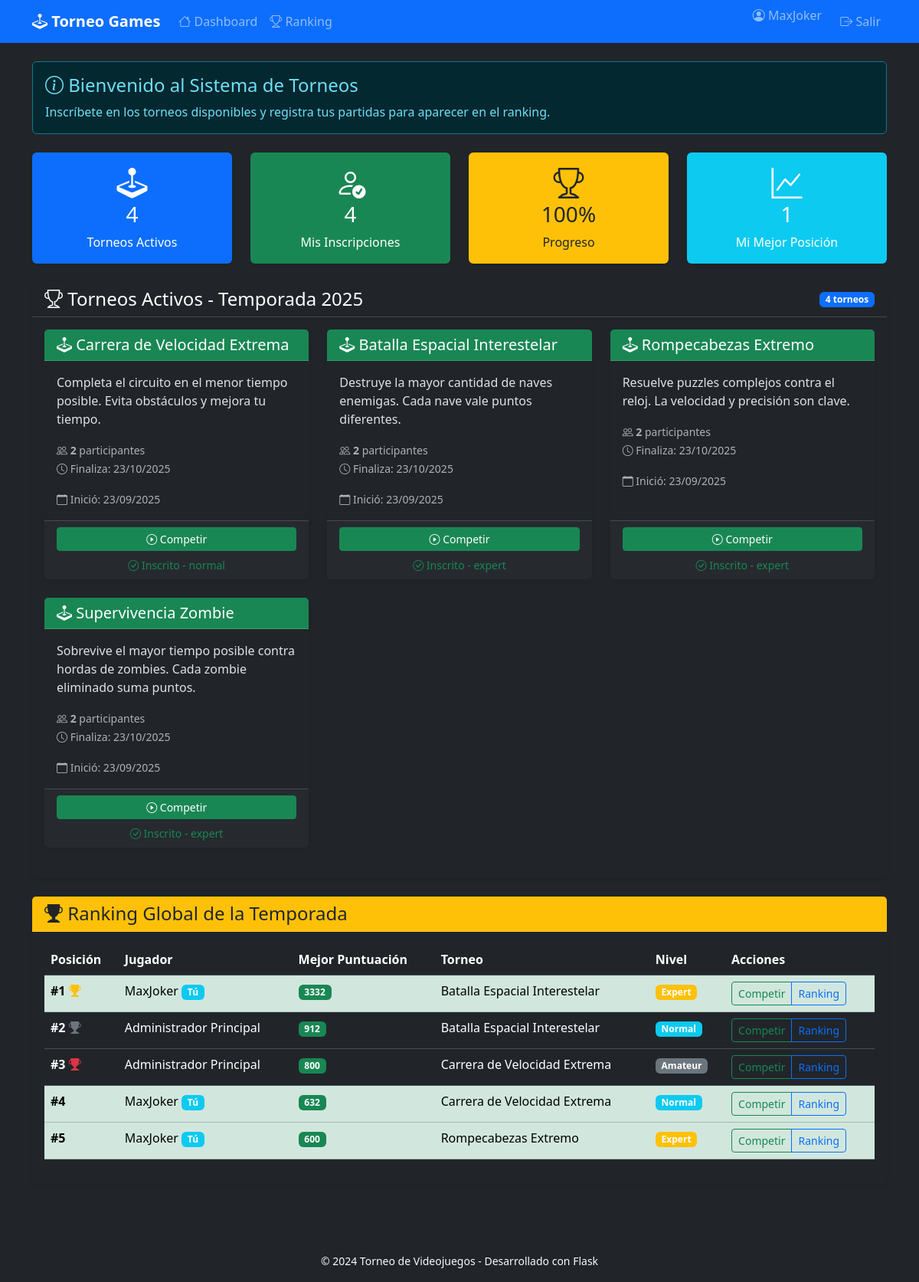
Screenshot of /dashboard (signed in) with the database file from the repository.
### app/models.py (models this page shows, shortened)
class Usuario(db.Model, UserMixin):
    id = db.Column(db.Integer, primary_key=True)
    email = db.Column(db.String(100), unique=True, nullable=False)
    password = db.Column(db.String(200), nullable=False)
    nombre = db.Column(db.String(100), nullable=False)
    es_admin = db.Column(db.Boolean, default=False)
    fecha_registro = db.Column(db.DateTime, default=datetime.utcnow)  # Cambiado a utcnow
    participaciones = db.relationship('Participante', backref='usuario', lazy=True, cascade='all, delete-orphan')

class Juego(db.Model):
    id = db.Column(db.Integer, primary_key=True)
    nombre = db.Column(db.String(100), nullable=False)
    descripcion = db.Column(db.Text)
    fecha_creacion = db.Column(db.DateTime, default=datetime.utcnow)
    activo = db.Column(db.Boolean, default=True)
    participantes = db.relationship('Participante', backref='juego', lazy=True, cascade='all, delete-orphan')
    partidas = db.relationship('Partida', backref='juego', lazy=True, cascade='all, delete-orphan')

class Participante(db.Model):
    id = db.Column(db.Integer, primary_key=True)
    usuario_id = db.Column(db.Integer, db.ForeignKey('usuario.id'), nullable=False)
    juego_id = db.Column(db.Integer, db.ForeignKey('juego.id'), nullable=False)
    nivel = db.Column(db.String(20), default='normal')  # amateur, normal, expert
    fecha_inscripcion = db.Column(db.DateTime, default=datetime.utcnow)
    partidas = db.relationship('Partida', backref='participante', lazy=True, cascade='all, delete-orphan')
    __table_args__ = (db.UniqueConstraint('usuario_id', 'juego_id', name='_usuario_juego_uc'),)

### app/routes.py (the view)
@main.route('/dashboard')
@login_required
def dashboard():
    juegos = Juego.query.filter_by(activo=True).all()
    mis_inscripciones = Participante.query.filter_by(usuario_id=current_user.id).all()
    juegos_inscrito = [insc.juego_id for insc in mis_inscripciones]
    participante_nivel = {insc.juego_id: insc.nivel for insc in mis_inscripciones}
    total_juegos = len(juegos)
    total_inscrito = len(mis_inscripciones)
    ranking_global = db.session.query(
        Usuario.id.label('usuario_id'),
        Usuario.nombre,
        db.func.max(Partida.puntuacion).label('max_puntuacion'),
        Juego.nombre.label('juego_nombre'),
        Juego.id.label('juego_id'),  # ¡ESTA LÍNEA FALTABA!
        Participante.nivel
    ).join(Participante, Participante.usuario_id == Usuario.id) \
        .join(Partida, Partida.participante_id == Participante.id) \
        .join(Juego, Juego.id == Partida.juego_id) \
        .group_by(Usuario.id, Juego.id) \
        .order_by(db.desc('max_puntuacion')) \
        .limit(10).all()
    user_ranking = None
    for i, item in enumerate(ranking_global, 1):
        if item.usuario_id == current_user.id:
            user_ranking = i
            break
    current_year = datetime.now().year
    return render_template('dashboard.html',
                           juegos=juegos,
                           juegos_inscrito=juegos_inscrito,
                           participante_nivel=participante_nivel,
                           total_juegos=total_juegos,
                           total_inscrito=total_inscrito,
                           ranking_global=ranking_global,
                           ranking_promedio=user_ranking,
                           current_year=current_year,
                           timedelta=timedelta)

### app/templates/dashboard.html (shortened to what this page needs)
{% extends "base.html" %}
{% block content %}
<div class="alert alert-info mb-4">
    <h4 class="alert-heading"><i class="bi bi-info-circle"></i> Bienvenido al Sistema de Torneos</h4>
    <p class="mb-0">Inscríbete en los torneos disponibles y registra tus partidas para aparecer en el ranking.</p>
</div>
<div class="row mb-4">
    <div class="col-md-3">
        <div class="card stats-card bg-primary text-white">
            <div class="card-body text-center">
                <i class="bi bi-joystick display-6"></i>
                <h3>{{ total_juegos }}</h3>
                <p class="mb-0">Torneos Activos</p>
            </div>
        </div>
    </div>
    <div class="col-md-3">
        <div class="card stats-card bg-success text-white">
            <div class="card-body text-center">
                <i class="bi bi-person-check display-6"></i>
                <h3>{{ total_inscrito }}</h3>
                <p class="mb-0">Mis Inscripciones</p>
            </div>
        </div>
    </div>
    <div class="col-md-3">
        <div class="card stats-card bg-warning text-dark">
            <div class="card-body text-center">
                <i class="bi bi-trophy display-6"></i>
                <h3>{{ (total_inscrito / total_juegos * 100)|round|int if total_juegos > 0 else 0 }}%</h3>
                <p class="mb-0">Progreso</p>
            </div>
        </div>
    </div>
    <div class="col-md-3">
        <div class="card stats-card bg-info text-white">
            <div class="card-body text-center">
                <i class="bi bi-graph-up display-6"></i>
                <h3>{{ ranking_promedio or '--' }}</h3>
                <p class="mb-0">Mi Mejor Posición</p>
            </div>
        </div>
    </div>
</div>
<div class="row">
    <div class="col-12">
        <div class="card">
            <div class="card-header bg-dark text-white d-flex justify-content-between align-items-center">
                <h4 class="mb-0"><i class="bi bi-trophy"></i> Torneos Activos - Temporada {{ current_year }}</h4>
                <span class="badge bg-primary">{{ total_juegos }} torneos</span>
            </div>
            <div class="card-body">
                {% if juegos %}
                <div class="row">
                    {% for juego in juegos %}
                    <div class="col-md-6 col-lg-4 mb-4">
                        <div class="card game-card h-100 border-{{ 'success' if juego.id in juegos_inscrito else 'primary' }}">
                            <div class="card-header bg-{{ 'success' if juego.id in juegos_inscrito else 'primary' }} text-white">
                                <h5 class="card-title mb-0">
                                    <i class="bi bi-joystick"></i> {{ juego.nombre }}
                                </h5>
                            </div>
                            <div class="card-body">
                                <p class="card-text">{{ juego.descripcion or "Compite por el primer lugar en este emocionante torneo" }}</p>
                                <div class="mb-3">
                                    <small class="text-muted">
                                        <i class="bi bi-people"></i>
                                        <strong>{{ juego.participantes|length }}</strong> participantes
                                    </small><br>
                                    <small class="text-muted">
                                        <i class="bi bi-clock"></i>
                                        Finaliza: {{ (juego.fecha_creacion + timedelta(days=30)).strftime('%d/%m/%Y') }}
                                    </small>
                                </div>
                                <small class="text-muted">
                                    <i class="bi bi-calendar"></i>
                                    Inició: {{ juego.fecha_creacion.strftime('%d/%m/%Y') }}
                                </small>
                            </div>
                            <div class="card-footer">
                                {% if juego.id in juegos_inscrito %}
                                <div class="d-grid gap-2">
                                    <a href="{{ url_for('main.detalle_juego', juego_id=juego.id) }}"
                                       class="btn btn-success btn-sm">
                                        <i class="bi bi-play-circle"></i> Competir
                                    </a>
                                    <small class="text-center text-success">
                                        <i class="bi bi-check-circle"></i> Inscrito - {{ participante_nivel[juego.id] }}
                                    </small>
                                </div>
                                {% endif %}
                            </div>
                        </div>
                    </div>
                    {% endfor %}
                </div>
                {% else %}
                <div class="text-center py-4">
                    <i class="bi bi-joystick display-1 text-muted"></i>
                    <h4 class="text-muted">No hay torneos activos</h4>
                    <p class="text-muted">Contacta al administrador para agregar nuevos torneos.</p>
                </div>
                {% endif %}
            </div>
        </div>
    </div>
</div>
<div class="row mt-4">
    <div class="col-12">
        <div class="card">
            <div class="card-header bg-warning text-dark">
                <h4 class="mb-0"><i class="bi bi-trophy-fill"></i> Ranking Global de la Temporada</h4>
            </div>
            <div class="card-body">
                {% if ranking_global %}
                <div class="table-responsive">
                    <table class="table table-hover">
                        <thead>
                            <tr>
                                <th>Posición</th>
                                <th>Jugador</th>
                                <th>Mejor Puntuación</th>
                                <th>Torneo</th>
                                <th>Nivel</th>
                                <th>Acciones</th>
                            </tr>
                        </thead>
                        <tbody>
                            {% for item in ranking_global %}
                            <tr class="{{ 'table-success' if item.usuario_id == current_user.id }}">
                                <td>
                                    <strong>#{{ loop.index }}</strong>
                                    {% if loop.index == 1 %}
                                    <i class="bi bi-trophy-fill text-warning"></i>
                                    {% elif loop.index == 2 %}
                                    <i class="bi bi-trophy-fill text-secondary"></i>
                                    {% elif loop.index == 3 %}
                                    <i class="bi bi-trophy-fill text-danger"></i>
                                    {% endif %}
                                </td>
                                <td>
                                    {{ item.nombre }}
                                    {% if item.usuario_id == current_user.id %}
                                    <span class="badge bg-info">Tú</span>
                                    {% endif %}
                                </td>
                                <td><span class="badge bg-success">{{ item.max_puntuacion }}</span></td>
                                <td>{{ item.juego_nombre }}</td>
                                <td>
                                    <span class="badge bg-{{ 'warning' if item.nivel == 'expert' else 'info' if item.nivel == 'normal' else 'secondary' }}">
                                        {{ item.nivel|title }}
                                    </span>
                                </td>
                                <td>
                                    <div class="btn-group btn-group-sm">
                                        <a href="{{ url_for('main.detalle_juego', juego_id=item.juego_id) }}"
                                           class="btn btn-outline-success">
                                            Competir
                                        </a>
                                        <a href="{{ url_for('main.ranking_juego', juego_id=item.juego_id) }}"
                                           class="btn btn-outline-primary">
                                            Ranking
                                        </a>
                                    </div>
                                </td>
                            </tr>
                            {% endfor %}
                        </tbody>
                    </table>
                </div>
                {% else %}
                <div class="text-center py-3">
                    <i class="bi bi-emoji-frown display-1 text-muted"></i>
                    <h5 class="text-muted">No hay partidas registradas aún</h5>
                    <p class="text-muted">¡Inscríbete en un torneo y registra tu primera partida!</p>
                </div>
                {% endif %}
            </div>
        </div>
    </div>
</div>
{% endblock %}

### app/templates/base.html (shortened to what this page needs)
<!DOCTYPE html>
<html lang="es" data-bs-theme="dark">
<head>
    <link href="https://cdn.jsdelivr.net/npm/bootstrap@5.3.2/dist/css/bootstrap.min.css" rel="stylesheet">
    <link rel="stylesheet" href="https://cdn.jsdelivr.net/npm/bootstrap-icons@1.11.1/font/bootstrap-icons.css">
</head>
<body>
    <nav class="navbar navbar-expand-lg navbar-dark bg-primary">
        <div class="container">
            <a class="navbar-brand" href="{{ url_for('main.dashboard') }}">
                <i class="bi bi-joystick"></i> Torneo Games
            </a>
            <div class="collapse navbar-collapse" id="navbarNav">
                {% if current_user.is_authenticated %}
                <ul class="navbar-nav me-auto">
    <li class="nav-item">
        <a class="nav-link" href="{{ url_for('main.dashboard') }}">
            <i class="bi bi-house"></i> Dashboard
        </a>
    </li>
    <li class="nav-item">
        <a class="nav-link" href="{{ url_for('main.ranking_global') }}">
            <i class="bi bi-trophy"></i> Ranking
        </a>
    </li>
</ul>
                <ul class="navbar-nav">
                    <li class="nav-item">
                        <span class="navbar-text me-3">
                            <i class="bi bi-person-circle"></i> {{ current_user.nombre }}
                        </span>
                    </li>
                    <li class="nav-item">
                        <a class="nav-link" href="{{ url_for('auth.logout') }}">
                            <i class="bi bi-box-arrow-right"></i> Salir
                        </a>
                    </li>
                </ul>
                {% endif %}
            </div>
        </div>
    </nav>
    <main class="container py-4">
        {% block content %}{% endblock %}
    </main>
    <footer class="bg-dark text-light py-3 mt-5">
        <div class="container text-center">
            <small>&copy; 2024 Torneo de Videojuegos - Desarrollado con Flask</small>
        </div>
    </footer>
</body>
</html>

### app/templates/base.html (style rules this page uses)
.navbar-brand { font-weight: 600; }
.card { border: none; box-shadow: 0 0.125rem 0.25rem rgba(0, 0, 0, 0.075); }
.stats-card { transition: transform 0.2s; }
.game-card { height: 100%; }

### rows the page displays
Usuario: nombre "MaxJoker", shows "Tú", max_puntuacion "3332", juego_nombre "Batalla Espacial Interestelar", nivel "Expert", max_puntuacion "632", juego_nombre "Carrera de Velocidad Extrema", nivel "Normal", max_puntuacion "600", juego_nombre "Rompecabezas Extremo"
Juego: nombre "Carrera de Velocidad Extrema", descripcion "Completa el circuito en el menor tiempo posible. Evita obstáculos y mejora tu tiempo.", participantes|length "2", fecha_creacion "23/10/2025", fecha_creacion "23/09/2025"
Participante: nivel "normal"
Juego: nombre "Batalla Espacial Interestelar", descripcion "Destruye la mayor cantidad de naves enemigas. Cada nave vale puntos diferentes.", participantes|length "2", fecha_creacion "23/10/2025", fecha_creacion "23/09/2025"
Participante: nivel "expert"
Juego: nombre "Rompecabezas Extremo", descripcion "Resuelve puzzles complejos contra el reloj. La velocidad y precisión son clave.", participantes|length "2", fecha_creacion "23/10/2025", fecha_creacion "23/09/2025"
Participante: nivel "expert"
Juego: nombre "Supervivencia Zombie", descripcion "Sobrevive el mayor tiempo posible contra hordas de zombies. Cada zombie eliminado suma puntos.", participantes|length "2", fecha_creacion "23/10/2025", fecha_creacion "23/09/2025"
Participante: nivel "expert"
Usuario: nombre "Administrador Principal", max_puntuacion "912", juego_nombre "Batalla Espacial Interestelar", nivel "Normal", max_puntuacion "800", juego_nombre "Carrera de Velocidad Extrema", nivel "Amateur"

### other values shown
{{ total_juegos }} "4"
{{ total_inscrito }} "4"
{{ ranking_promedio or '--' }} "1"
